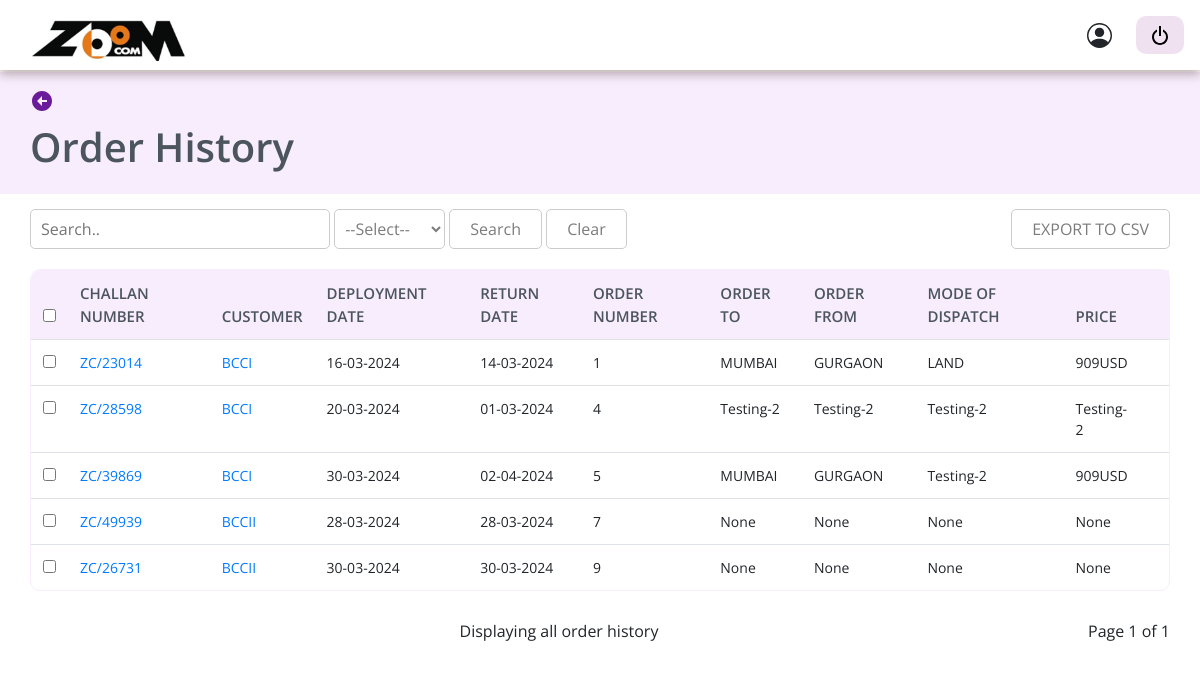
The page /asset_management/go-to-orders-history/ on the database its author committed.
### orders/models.py (models this page shows)
class OrderHistory(models.Model):
    order_id =models.ForeignKey(OrderDetail, on_delete=models.CASCADE)
    customer_id = models.IntegerField(null=True, blank=True)
    customer = models.CharField(max_length=100, blank=True, null=True)
    completed_orders = models.CharField(max_length=100, blank=True, null=True)
    deployed_order = models.CharField(max_length=100, blank=True, null=True)
    taxed = models.CharField(max_length=100, blank=True, null=True)
    email_address = models.CharField(max_length=100, blank=True, null=True)
    department = models.CharField(max_length=100, blank=True, null=True)
    phone_number = models.CharField(max_length=100, blank=True, null=True)
    customer_revenue = models.CharField(max_length=100, blank=True, null=True)
    commercial_address = models.CharField(max_length=100, blank=True, null=True)
    category = models.CharField(max_length=100, blank=True, null=True)
    created_at = models.DateField(null=True, blank=True, default=None)
    secondary_email = models.CharField(max_length=100, blank=True, null=True)
    description = models.CharField(max_length=100, blank=True, null=True)

class OrderDetail(models.Model):
    class OrderStatus(models.IntegerChoices):
            BOOKED = 1,
            APPROVED = 2,
            CANCELLED = 3,
            DISPATCHED = 4,
    assets = models.ManyToManyField(AssetMaster, related_name='order_details', blank=True)
    customer_id = models.ForeignKey(CustomerDetail, on_delete=models.SET_NULL, null=True)
    price = models.CharField(null=True, blank=True, max_length=50)
    order_status = models.IntegerField(choices=OrderStatus.choices, default=OrderStatus.BOOKED)
    organization = models.CharField(max_length=100, blank=True, null=True)
    remarks = models.CharField(max_length=100, null=True, blank=True)
    customer = models.CharField(max_length=100, null=True, blank=True)
    deployment_date = models.DateField(null=True, blank=True)
    return_date = models.DateField(null=True, blank=True)
    name_of_consignee = models.CharField(max_length=100, blank=True, null=True)
    invoice_number = models.CharField(max_length=100, blank=True, null=True)
    mode_of_dispatch = models.CharField(max_length=100, blank=True, null=True)
    transportation = models.CharField(max_length=100, blank=True, null=True)
    order_to = models.CharField(max_length=100, blank=True, null=True)
    order_from = models.CharField(max_length=100, blank=True, null=True)
    out_date_and_time = models.DateField(null=True, blank=True)
    prepared_by_name = models.CharField(max_length=100, blank=True, null=True)
    prepared_by_email = models.CharField(max_length=100, blank=True, null=True)
    poc_at_venue_name = models.CharField(max_length=100, blank=True, null=True)
    approver_email = models.CharField(max_length=100, blank=True, null=True)
    truck_details = models.CharField(max_length=100, blank=True, null=True)
    contact_details = models.CharField(max_length=100, blank=True, null=True)
    driver_details = models.CharField(max_length=100, blank=True, null=True)
    purpose = models.CharField(max_length=100, blank=True, null=True)
    reason = models.CharField(max_length=100, blank=True, null=True)
    office_address = models.CharField(max_length=100, blank=True, null=True)
    website = models.CharField(max_length=100, blank=True, null=True)
    challan_number = models.CharField(max_length=100, blank=True, null=True)
    maker_email = models.CharField(max_length=100, blank=True, null=True)
    checker_email = models.CharField(max_length=100, blank=True, null=True)
    approve_order = models.BooleanField(default=False)
    order_dispatch = models.BooleanField(default=False)

### orders/views.py (the view)
# urls.py: path('go-to-orders-history/', order_history_list, name='order_history'),
def order_history_list(request):
    ctx={}
    all_dispatched_order = OrderHistory.objects.all()
    queryset_length = len(all_dispatched_order)
    ctx['all_dispatched_order'] = all_dispatched_order
    ctx['queryset_length'] = queryset_length
    return render(request, 'orders_history_list.html',ctx)

### orders/templates/orders_history_list.html (shortened to what this page needs)
{% load static%}
{% include 'base_dashboard.html' %}
{% block content %}
<section class="assetdetail">
    <button onclick="goBack()" style="border: none; margin-bottom: 10px; background-color: transparent;"><svg xmlns="http://www.w3.org/2000/svg" width="24" height="24" viewBox="0 0 24 24" style="fill: #6A1B9A;transform: ;msFilter:;"><path d="M12 2C6.486 2 2 6.486 2 12s4.486 10 10 10 10-4.486 10-10S17.514 2 12 2zm5 11h-5v4l-5-5 5-5v4h5v2z"></path></svg></button>
    <div class="assetheaderbuttones">
        <h1>Order History</h1>
    </div>
</section>
<section class="assest-container-table">
    <div class="asset-tablebtn">
        <div class="searchiconbtn" >
            <form method="GET">
                <input name="q" id="search_field" type="text" placeholder="Search.." value="{% if query_params_q %} {{query_params_q}} {% endif %}" style = "padding-left: 10px; border-radius: 5px;">
                <select class='select-button' id="dropdown" name="filter_type">
                    <option  disabled {% if query_params_filter_value == '' or query_params_filter_value is None  %} selected {% endif %} value='none' >--Select--</option>
                </select>
            <button type='submit'>Search</button>
            <span><button onclick="clearSearch(event, 'search_field', 'dropdown', 'secondDropdown')">Clear</button></span>
            </form>
        </div>
        <div class="pinkbox">
        <button>
            EXPORT TO CSV
        </button>
        </div>
    </div>
    <table class="table">
        <thead>
            <tr>
                <th class="checkbox-column" style="border-radius: 10px 0 0 0;"><input type="checkbox" id="masterCheckbox" onclick="selectAllCheckboxes(this)"></th>
                <th>Challan Number</th>
                <th>Customer</th>
                <th>Deployment Date</th>
                <th>Return Date</th>
                <th>Order Number</th>
                <th>Order To</th>
                <th>Order From</th>
                <th>Mode of Dispatch</th>
                <th>Price</th>
                <th></th>
            </tr>
        </thead>
        <tbody>
        {% for m in all_dispatched_order%}
            <tr>
                <td class="checkbox-column"><input type="checkbox"></td>
                <td class="tbname"><a href="/asset_management/go-to-orders-history-details/{{m.id}}/">{{m.order_id.challan_number}}</a></td>
                <td class="tbname"><a href="/asset_management/go-to-orders-history-details/{{m.id}}/">{{m.customer}}</a></td>
                <td>{{m.order_id.deployment_date|date:'d-m-Y'}}</td>
                <td>{{m.order_id.return_date|date:'d-m-Y'}}</td>
                <td>{{m.order_id.id}}</td>
                <td>{{m.order_id.order_to}}</td>
                <td >{{m.order_id.order_from}}</td>
                <td>{{m.order_id.mode_of_dispatch}}</td>
                <td>{{m.order_id.price}}</td>
                <td></td>
            </tr>
        {% endfor %}
        </tbody>
    </table>
    <div class="pagidis">
    <div class="card text-center" style="border: none;">
        <div class="card-footer text-body-secondary" style="background-color: #fff; border: none;" >
        Displaying all order history
        </div>
</div>
<div class="pagination">
    <span class="step-links">
        <span class="current">
            Page 1{{ assets.number }} of 1{{ assets.paginator.num_pages }}
        </span>
    </span>
</div>
</div>
</section>
<link href="https://cdnjs.cloudflare.com/ajax/libs/select2/4.0.13/css/select2.min.css" rel="stylesheet" />
{% endblock content %}

### static/dashboard/style.css (style rules this page uses)
* { margin: 0; padding: 0; box-sizing: border-box; font-family: 'Open Sans', sans-serif; text-decoration: none; list-style: none; }
body { font-family: 'Open Sans', sans-serif; margin: 0; padding: 0; }
.searchiconbtn input { width: 300px; height: 40px; border: 1px solid #CCCCCC !important; border-radius: 0 5px 5px 0; border: solid; padding-left: 12px; }
section.assetdetail { margin-top: 72px; background: #F7EDFD; padding: 15px 30px; }
section.assetdetail .assetheaderbuttones { display: flex; justify-content: space-between; align-items: center; }
.assetheaderbuttones h1 { color: #4C555D; font-weight: 600; }
section.assest-container-table { padding: 15px 30px; }
section.assest-container-table .asset-tablebtn { display: flex; gap: 20px; justify-content: space-between; }
.asset-tablebtn button { border: 1px solid #CCCCCC; color: #7C7C7C !important; background-color: #FFFFFF; border-radius: 5px; padding: 0 20px; }
.pinkbox { display: flex; gap: 10px; }
.pagidis { display: flex; align-items: center; justify-content: space-between; width: 100%; }

### asset_master/templates/base_dashboard.html (style rules this page uses)
body { font-family: 'Open Sans', sans-serif; margin: 0; padding: 0; }

### orders/templates/orders_history_list.html (style rules this page uses)
table { width: 100%; border-collapse: separate; border-spacing: 0; margin-top: 20px; border: 1px solid #F7EDFD; border-radius:10px ; }
th, td { border: 1px solid #F7EDFD; padding: 8px; text-align: left; }
.table thead th { border: none; color: #4C555D; font-size: 15px; font-weight: 600; }
th { background-color: #F7EDFD; text-transform: uppercase; color: #4C555D; border: none; }
td { text-transform: capitalize; font-size: 14px; }
.checkbox-column { text-align: center; }
th, td { border: none; }
td.tbname { color: #006FC8; text-transform:uppercase; text-decoration: none; }
td.tbname a { text-decoration: none; }
.pagination { float:right; }
.select-button { border: 1px solid #CCCCCC; color: #7C7C7C !important; background-color: #FFFFFF; border-radius: 5px; padding: 0 6px; font-size: inherit; height:40px; }
.asset-tablebtn button { border: 1px solid #CCCCCC; color: #7C7C7C !important; background-color: #FFFFFF; border-radius: 5px; padding: 0 20px; height: 40px; }

### rows shown on the page
OrderHistory: order_id.challan_number "ZC/23014", customer "BCCI", order_id.deployment_date "16-03-2024", order_id.return_date "14-03-2024", order_id.id "1", order_id.order_to "MUMBAI", order_id.order_from "GURGAON", order_id.mode_of_dispatch "LAND", order_id.price "909USD"
OrderHistory: order_id.challan_number "ZC/28598", customer "BCCI", order_id.deployment_date "20-03-2024", order_id.return_date "01-03-2024", order_id.id "4", order_id.order_to "Testing-2", order_id.order_from "Testing-2", order_id.mode_of_dispatch "Testing-2", order_id.price "Testing-2"
OrderHistory: order_id.challan_number "ZC/39869", customer "BCCI", order_id.deployment_date "30-03-2024", order_id.return_date "02-04-2024", order_id.id "5", order_id.order_to "MUMBAI", order_id.order_from "GURGAON", order_id.mode_of_dispatch "Testing-2", order_id.price "909USD"
OrderHistory: order_id.challan_number "ZC/49939", customer "BCCII", order_id.deployment_date "28-03-2024", order_id.return_date "28-03-2024", order_id.id "7", order_id.order_to "None", order_id.order_from "None", order_id.mode_of_dispatch "None", order_id.price "None"
OrderHistory: order_id.challan_number "ZC/26731", customer "BCCII", order_id.deployment_date "30-03-2024", order_id.return_date "30-03-2024", order_id.id "9", order_id.order_to "None", order_id.order_from "None", order_id.mode_of_dispatch "None", order_id.price "None"
